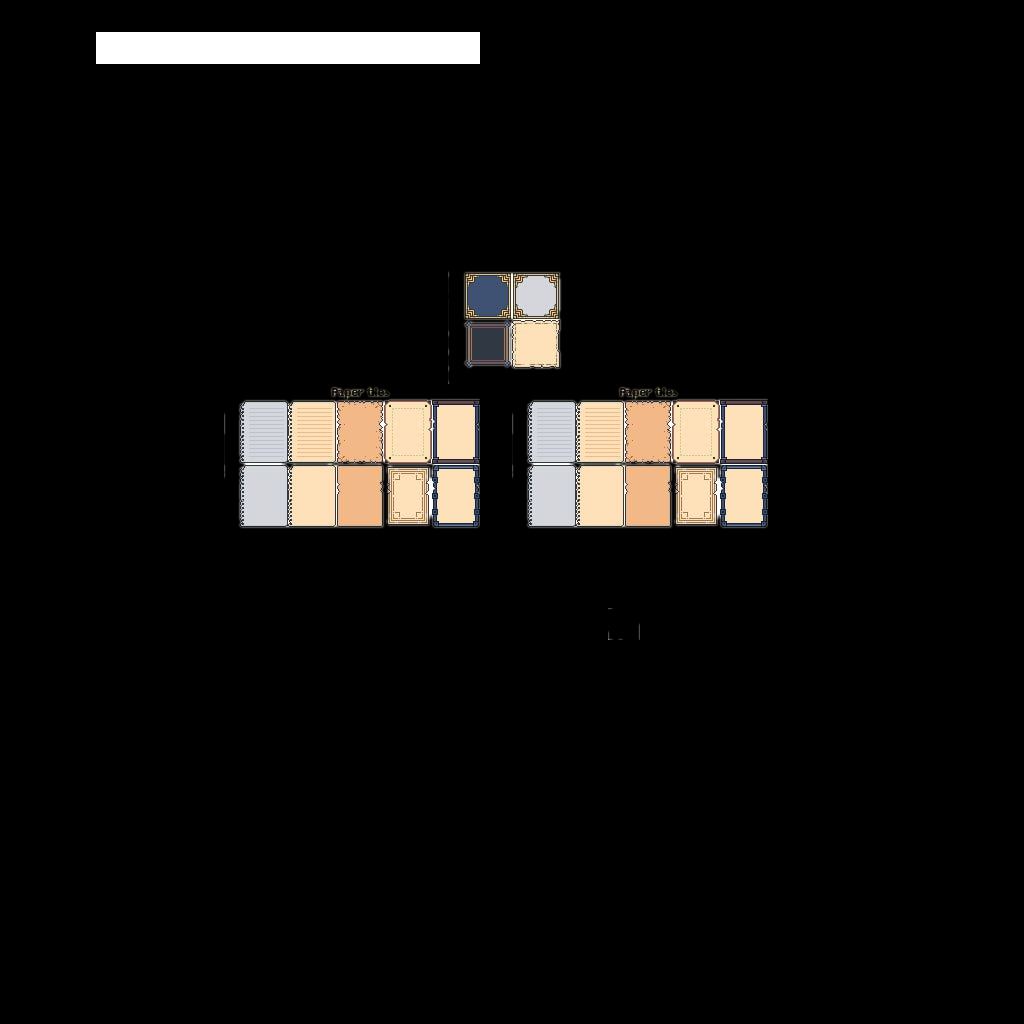

The image is a tile-based game level rendered from a .tmx file. Its description and complete source (layers, tilesets, objects, tile grids) follow:
An orthogonal 32x32 tile map with 32x32 px tiles, 1 tile layer (Слой тайлов 1), 2 tilesets.

<map version="1.10" tiledversion="1.11.1" orientation="orthogonal" renderorder="right-down" width="32" height="32" tilewidth="32" tileheight="32" infinite="0" nextlayerid="2" nextobjectid="1">
 <tileset firstgid="1" source="spritesheet.tsx" />
 <tileset firstgid="21" source="UI books &amp; more.tsx" />
 <layer id="1" name="Слой тайлов 1" width="32" height="32">
  <data encoding="csv">
0,0,0,0,0,0,0,0,0,0,0,0,0,0,0,0,0,0,0,0,0,0,0,0,0,0,0,0,0,0,0,0,
0,0,0,15,15,15,15,15,15,15,15,15,15,15,15,0,0,0,0,0,0,0,0,0,0,0,0,0,0,0,0,0,
0,0,0,0,0,0,0,0,0,0,0,0,0,0,0,0,0,0,0,0,0,0,0,0,0,0,0,0,0,0,0,0,
0,0,0,0,0,0,0,0,0,0,0,0,0,0,0,0,0,0,0,0,0,0,0,0,0,0,0,0,0,0,0,0,
0,0,0,0,0,0,0,0,0,0,0,0,0,0,0,0,0,0,0,0,0,0,0,0,0,0,0,0,0,0,0,0,
0,0,0,0,0,0,0,0,0,0,0,0,0,0,0,0,0,0,0,0,0,0,0,0,0,0,0,0,0,0,0,0,
0,0,0,0,0,0,0,0,0,0,0,0,0,0,0,0,0,0,0,0,0,0,0,0,0,0,0,0,0,0,0,0,
0,0,0,0,0,0,0,0,0,0,0,0,0,0,0,0,0,0,0,0,0,0,0,0,0,0,0,0,0,0,0,0,
0,0,0,0,0,0,0,0,0,0,0,0,0,0,43,44,45,46,0,0,0,0,0,0,0,0,0,0,0,0,0,0,
0,0,0,0,0,0,0,0,0,0,0,0,0,0,69,70,71,72,0,0,0,0,0,0,0,0,0,0,0,0,0,0,
0,0,0,0,0,0,0,0,0,0,0,0,0,0,95,96,97,98,0,0,0,0,0,0,0,0,0,0,0,0,0,0,
0,0,0,0,0,0,0,0,0,0,0,0,0,0,121,122,123,124,0,0,0,0,0,0,0,0,0,0,0,0,0,0,
0,0,0,0,0,0,0,35,36,37,38,39,40,41,42,0,35,36,37,38,39,40,41,42,0,0,0,0,0,0,0,0,
0,0,0,0,0,0,0,61,62,63,64,65,66,67,68,0,61,62,63,64,65,66,67,68,0,0,0,0,0,0,0,0,
0,0,0,0,0,0,0,87,88,89,90,91,92,93,94,0,87,88,89,90,91,92,93,94,0,0,0,0,0,0,0,0,
0,0,0,0,0,0,0,113,114,115,116,117,118,119,120,0,113,114,115,116,117,118,119,120,0,0,0,0,0,0,0,0,
0,0,0,0,0,0,0,139,140,141,142,143,144,145,146,0,139,140,141,142,143,144,145,146,0,0,0,0,0,0,0,0,
0,0,0,0,0,0,0,0,0,0,0,0,0,0,0,0,0,0,0,0,0,0,0,0,0,0,0,0,0,0,0,0,
0,0,0,0,0,0,0,0,0,0,0,0,0,0,0,0,0,0,0,0,0,0,0,0,0,0,0,0,0,0,0,0,
0,0,0,0,0,0,0,0,0,0,0,0,0,0,0,0,0,0,0,311,0,0,0,0,0,0,0,0,0,0,0,0,
0,0,0,0,0,0,0,0,0,0,0,0,0,0,0,0,0,0,0,0,0,0,0,0,0,0,0,0,0,0,0,0,
0,0,0,0,0,0,0,0,0,0,0,0,0,0,0,0,0,0,0,0,0,0,0,0,0,0,0,0,0,0,0,0,
0,0,0,0,0,0,0,0,0,0,0,0,0,0,0,0,0,0,0,0,0,0,0,0,0,0,0,0,0,0,0,0,
0,0,0,0,0,0,0,0,0,0,0,0,0,0,0,0,0,0,0,0,0,0,0,0,0,0,0,0,0,0,0,0,
0,0,0,0,0,0,0,0,0,0,0,0,0,0,0,0,0,0,0,0,0,0,0,0,0,0,0,0,0,0,0,0,
0,0,0,0,0,0,0,0,0,0,0,0,0,0,0,0,0,0,0,0,0,0,0,0,0,0,0,0,0,0,0,0,
0,0,0,0,0,0,0,0,0,0,0,0,0,0,0,0,0,0,0,0,0,0,0,0,0,0,0,0,0,0,0,0,
0,0,0,0,0,0,0,0,0,0,0,0,0,0,0,0,0,0,0,0,0,0,0,0,0,0,0,0,0,0,0,0,
0,0,0,0,0,0,0,0,0,0,0,0,0,0,0,0,0,0,0,0,0,0,0,0,0,0,0,0,0,0,0,0,
0,0,0,0,0,0,0,0,0,0,0,0,0,0,0,0,0,0,0,0,0,0,0,0,0,0,0,0,0,0,0,0,
0,0,0,0,0,0,0,0,0,0,0,0,0,0,0,0,0,0,0,0,0,0,0,0,0,0,0,0,0,0,0,0,
0,0,0,0,0,0,0,0,0,0,0,0,0,0,0,0,0,0,0,0,0,0,0,0,0,0,0,0,0,0,0,0
</data>
 </layer>
</map>
